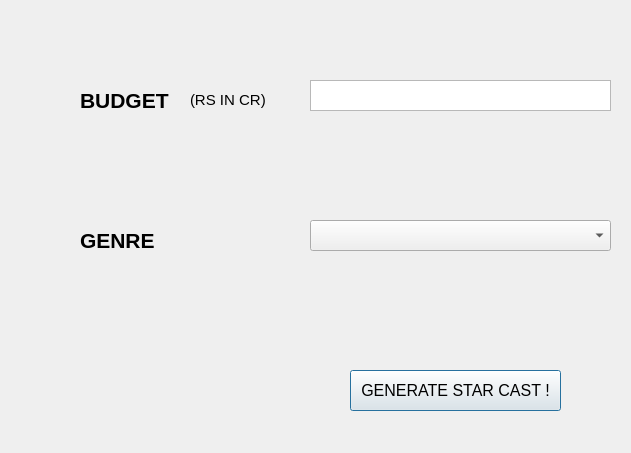
<?xml version="1.0" encoding="UTF-8"?>
<ui version="4.0">
 <class>StarCastWindow</class>
 <widget class="QDialog" name="StarCastWindow">
  <property name="geometry">
   <rect>
    <x>0</x>
    <y>0</y>
    <width>631</width>
    <height>453</height>
   </rect>
  </property>
  <property name="windowTitle">
   <string>Actor prediction</string>
  </property>
  <widget class="QTextEdit" name="budgetBox">
   <property name="geometry">
    <rect>
     <x>310</x>
     <y>80</y>
     <width>301</width>
     <height>31</height>
    </rect>
   </property>
   <property name="font">
    <font>
     <pointsize>12</pointsize>
    </font>
   </property>
  </widget>
  <widget class="QLabel" name="label">
   <property name="geometry">
    <rect>
     <x>80</x>
     <y>80</y>
     <width>111</width>
     <height>41</height>
    </rect>
   </property>
   <property name="font">
    <font>
     <pointsize>16</pointsize>
     <weight>75</weight>
     <bold>true</bold>
    </font>
   </property>
   <property name="text">
    <string>BUDGET</string>
   </property>
  </widget>
  <widget class="QComboBox" name="genreBox">
   <property name="geometry">
    <rect>
     <x>310</x>
     <y>220</y>
     <width>301</width>
     <height>31</height>
    </rect>
   </property>
   <property name="font">
    <font>
     <pointsize>14</pointsize>
    </font>
   </property>
  </widget>
  <widget class="QLabel" name="label_2">
   <property name="geometry">
    <rect>
     <x>80</x>
     <y>230</y>
     <width>81</width>
     <height>21</height>
    </rect>
   </property>
   <property name="font">
    <font>
     <pointsize>16</pointsize>
     <weight>75</weight>
     <bold>true</bold>
    </font>
   </property>
   <property name="text">
    <string>GENRE</string>
   </property>
  </widget>
  <widget class="QLabel" name="label_4">
   <property name="geometry">
    <rect>
     <x>190</x>
     <y>90</y>
     <width>81</width>
     <height>20</height>
    </rect>
   </property>
   <property name="font">
    <font>
     <pointsize>11</pointsize>
    </font>
   </property>
   <property name="text">
    <string>(RS IN CR)</string>
   </property>
  </widget>
  <widget class="QPushButton" name="submit">
   <property name="geometry">
    <rect>
     <x>350</x>
     <y>370</y>
     <width>211</width>
     <height>41</height>
    </rect>
   </property>
   <property name="font">
    <font>
     <pointsize>12</pointsize>
    </font>
   </property>
   <property name="text">
    <string>GENERATE STAR CAST !</string>
   </property>
  </widget>
 </widget>
 <resources/>
 <connections/>
</ui>
